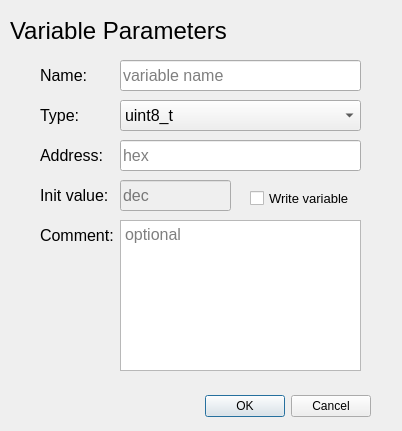
<?xml version="1.0" encoding="UTF-8"?>
<ui version="4.0">
 <class>VariableConfiguration</class>
 <widget class="QDialog" name="VariableConfiguration">
  <property name="geometry">
   <rect>
    <x>0</x>
    <y>0</y>
    <width>402</width>
    <height>431</height>
   </rect>
  </property>
  <property name="windowTitle">
   <string>Variable configuration</string>
  </property>
  <widget class="QDialogButtonBox" name="VariableAcceptRejectButton">
   <property name="geometry">
    <rect>
     <x>30</x>
     <y>390</y>
     <width>341</width>
     <height>32</height>
    </rect>
   </property>
   <property name="orientation">
    <enum>Qt::Horizontal</enum>
   </property>
   <property name="standardButtons">
    <set>QDialogButtonBox::Cancel|QDialogButtonBox::Ok</set>
   </property>
  </widget>
  <widget class="QLabel" name="VariableParametersText">
   <property name="geometry">
    <rect>
     <x>10</x>
     <y>10</y>
     <width>221</width>
     <height>41</height>
    </rect>
   </property>
   <property name="font">
    <font>
     <pointsize>18</pointsize>
    </font>
   </property>
   <property name="text">
    <string>Variable Parameters</string>
   </property>
  </widget>
  <widget class="QLabel" name="VariableNameText">
   <property name="geometry">
    <rect>
     <x>40</x>
     <y>60</y>
     <width>61</width>
     <height>31</height>
    </rect>
   </property>
   <property name="font">
    <font>
     <pointsize>12</pointsize>
    </font>
   </property>
   <property name="text">
    <string>Name:</string>
   </property>
  </widget>
  <widget class="QLabel" name="VariableTypeText">
   <property name="geometry">
    <rect>
     <x>40</x>
     <y>100</y>
     <width>61</width>
     <height>31</height>
    </rect>
   </property>
   <property name="font">
    <font>
     <pointsize>12</pointsize>
    </font>
   </property>
   <property name="text">
    <string>Type:</string>
   </property>
  </widget>
  <widget class="QLabel" name="VariableAddressText">
   <property name="geometry">
    <rect>
     <x>40</x>
     <y>140</y>
     <width>71</width>
     <height>31</height>
    </rect>
   </property>
   <property name="font">
    <font>
     <pointsize>12</pointsize>
    </font>
   </property>
   <property name="text">
    <string>Address:</string>
   </property>
  </widget>
  <widget class="QLabel" name="VariableInitValueText">
   <property name="geometry">
    <rect>
     <x>40</x>
     <y>180</y>
     <width>71</width>
     <height>31</height>
    </rect>
   </property>
   <property name="font">
    <font>
     <pointsize>12</pointsize>
    </font>
   </property>
   <property name="text">
    <string>Init value:</string>
   </property>
  </widget>
  <widget class="QLabel" name="VariableCommentText">
   <property name="geometry">
    <rect>
     <x>40</x>
     <y>220</y>
     <width>81</width>
     <height>31</height>
    </rect>
   </property>
   <property name="font">
    <font>
     <pointsize>12</pointsize>
    </font>
   </property>
   <property name="text">
    <string>Comment:</string>
   </property>
  </widget>
  <widget class="QComboBox" name="VariableTypeComboBox">
   <property name="geometry">
    <rect>
     <x>120</x>
     <y>100</y>
     <width>241</width>
     <height>31</height>
    </rect>
   </property>
   <property name="font">
    <font>
     <pointsize>12</pointsize>
    </font>
   </property>
   <item>
    <property name="text">
     <string>uint8_t</string>
    </property>
   </item>
   <item>
    <property name="text">
     <string>uint16_t</string>
    </property>
   </item>
   <item>
    <property name="text">
     <string>uint32_t</string>
    </property>
   </item>
   <item>
    <property name="text">
     <string>int8_t</string>
    </property>
   </item>
   <item>
    <property name="text">
     <string>int16_t</string>
    </property>
   </item>
   <item>
    <property name="text">
     <string>int32_t</string>
    </property>
   </item>
   <item>
    <property name="text">
     <string>float</string>
    </property>
   </item>
  </widget>
  <widget class="QLineEdit" name="VariableName">
   <property name="geometry">
    <rect>
     <x>120</x>
     <y>60</y>
     <width>241</width>
     <height>31</height>
    </rect>
   </property>
   <property name="font">
    <font>
     <pointsize>12</pointsize>
    </font>
   </property>
   <property name="placeholderText">
    <string>variable name</string>
   </property>
  </widget>
  <widget class="QLineEdit" name="VariableAddress">
   <property name="geometry">
    <rect>
     <x>120</x>
     <y>140</y>
     <width>241</width>
     <height>31</height>
    </rect>
   </property>
   <property name="font">
    <font>
     <pointsize>12</pointsize>
    </font>
   </property>
   <property name="placeholderText">
    <string>hex</string>
   </property>
  </widget>
  <widget class="QLineEdit" name="VariableInitValue">
   <property name="enabled">
    <bool>false</bool>
   </property>
   <property name="geometry">
    <rect>
     <x>120</x>
     <y>180</y>
     <width>111</width>
     <height>31</height>
    </rect>
   </property>
   <property name="font">
    <font>
     <pointsize>12</pointsize>
    </font>
   </property>
   <property name="dragEnabled">
    <bool>false</bool>
   </property>
   <property name="readOnly">
    <bool>false</bool>
   </property>
   <property name="placeholderText">
    <string>dec</string>
   </property>
   <property name="clearButtonEnabled">
    <bool>false</bool>
   </property>
  </widget>
  <widget class="QCheckBox" name="WriteVariableCheckBox">
   <property name="geometry">
    <rect>
     <x>250</x>
     <y>190</y>
     <width>111</width>
     <height>17</height>
    </rect>
   </property>
   <property name="font">
    <font>
     <pointsize>10</pointsize>
    </font>
   </property>
   <property name="text">
    <string>Write variable</string>
   </property>
   <property name="checkable">
    <bool>true</bool>
   </property>
   <property name="checked">
    <bool>false</bool>
   </property>
  </widget>
  <widget class="QTextEdit" name="VariableComment">
   <property name="geometry">
    <rect>
     <x>120</x>
     <y>220</y>
     <width>241</width>
     <height>151</height>
    </rect>
   </property>
   <property name="font">
    <font>
     <pointsize>12</pointsize>
    </font>
   </property>
   <property name="placeholderText">
    <string>optional</string>
   </property>
  </widget>
 </widget>
 <resources/>
 <connections>
  <connection>
   <sender>VariableAcceptRejectButton</sender>
   <signal>accepted()</signal>
   <receiver>VariableConfiguration</receiver>
   <slot>accept()</slot>
   <hints>
    <hint type="sourcelabel">
     <x>248</x>
     <y>254</y>
    </hint>
    <hint type="destinationlabel">
     <x>157</x>
     <y>274</y>
    </hint>
   </hints>
  </connection>
  <connection>
   <sender>VariableAcceptRejectButton</sender>
   <signal>rejected()</signal>
   <receiver>VariableConfiguration</receiver>
   <slot>reject()</slot>
   <hints>
    <hint type="sourcelabel">
     <x>316</x>
     <y>260</y>
    </hint>
    <hint type="destinationlabel">
     <x>286</x>
     <y>274</y>
    </hint>
   </hints>
  </connection>
  <connection>
   <sender>WriteVariableCheckBox</sender>
   <signal>toggled(bool)</signal>
   <receiver>VariableInitValue</receiver>
   <slot>setEnabled(bool)</slot>
   <hints>
    <hint type="sourcelabel">
     <x>273</x>
     <y>238</y>
    </hint>
    <hint type="destinationlabel">
     <x>223</x>
     <y>227</y>
    </hint>
   </hints>
  </connection>
 </connections>
</ui>
